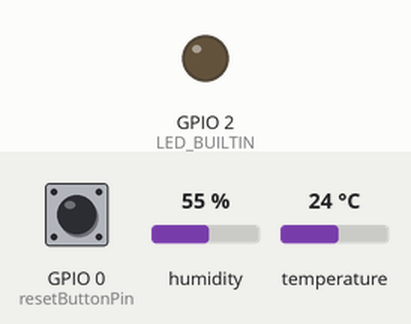
Simulated run of this program. Board: ESP32. Parts: output pins drawn as LEDs (lit = HIGH). Inputs (shaded band) come from the test bench; at power-on: GPIO 0 (resetButtonPin) HIGH, humidity 55 %, temperature 24 °C. WiFi joins after 1.5 s; servers stay silent unless stated; random numbers use the default seed unless the program sets one; no MQTT or app messages arrive unless stated; what the program prints to the serial monitor is not drawn.

Above: at 17.2 s.
At 30.29 s:
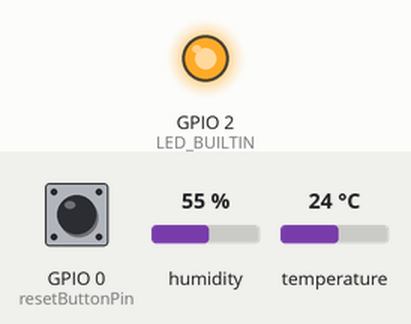
Timing chart, 0 to 43.6 s (numbered marks = the images above):
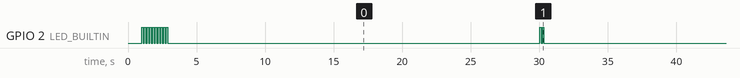

Measured:
- by itself, GPIO 2 (LED_BUILTIN): repeats every 27.4 s: LOW 27.1 s, HIGH 0.10 s, LOW 0.10 s, HIGH 0.10 s

The program:

main.cpp
```cpp
#include <Arduino.h>
#include <WiFi.h>
#include <WiFiManager.h>
#include <DHT.h>
#include <ArduinoJson.h>
#include <PubSubClient.h>

// DHT传感器配置
#define DHTPIN 4     // 连接DHT传感器的引脚 (ESP32标准开发板通常使用GPIO4)
#define LED_BUILTIN 2 // 内置LED引脚 (ESP32标准开发板通常使用GPIO2)
#define DHTTYPE DHT22 // DHT 22 (AM2302)
DHT dht(DHTPIN, DHTTYPE);

// MQTT配置
/*
尝试连接MQTT服务器...连接失败, rc=-2 5秒后重试...
解决方案如下：
打开控制面板 > 系统和安全 > Windows Defender 防火墙
点击"启用或关闭Windows Defender防火墙"
对所有网络类型选择"关闭防火墙"
点击"确定"保存
*/
const char* mqtt_server = "192.168.124.1"; // 本地MQTT服务器
// const char* mqtt_server = "test.mosquitto.org"; // 本地MQTT服务器

const int mqtt_port = 1883;
const char* mqtt_topic = "data/pub"; // 与backend配置保持一致
const char* mqtt_client_id = "ESP32_TempHum_Client";
const char* mqtt_username = ""; // 如果需要认证，请设置用户名
const char* mqtt_password = ""; // 如果需要认证，请设置密码

// WiFi客户端和MQTT客户端
WiFiClient espClient;
PubSubClient client(espClient);

// 数据发送间隔(毫秒)
const unsigned long sendInterval = 30000; // 30秒
unsigned long lastSendTime = 0;

// 设备重置按钮引脚
const int resetButtonPin = 0; // ESP32上的BOOT按钮通常连接到GPIO0

// 模拟数据配置
bool useSimulatedData = false; // 设置为true使用模拟数据，false使用真实传感器数据
float baseTemperature = 25.0;  // 基础温度值
float baseHumidity = 50.0;     // 基础湿度值

// 函数声明
void setupWiFi();
void reconnectMQTT();
void publishSensorData(float temperature, float humidity);
void checkResetButton();
void blinkLED(int pin, int times, int delayMs);

void setup() {
  Serial.begin(115200);
  delay(1000);

  Serial.println("\n温湿度监测系统启动中...");

  // 设置内置LED
  pinMode(LED_BUILTIN, OUTPUT);

  // 设置重置按钮
  pinMode(resetButtonPin, INPUT);

  // 初始化DHT传感器
  dht.begin();

  // 设置WiFi
  setupWiFi();

  // 设置MQTT服务器
  client.setServer(mqtt_server, mqtt_port);

  Serial.println("系统初始化完成");
}

void loop() {
  // 检查WiFi连接
  if (WiFi.status() != WL_CONNECTED) {
    Serial.println("WiFi连接已断开，尝试重新连接...");
    setupWiFi();
  }

  // 检查MQTT连接
  if (!client.connected()) {
    reconnectMQTT();
  }
  client.loop();

  // 检查是否需要重置WiFi配置
  checkResetButton();

  unsigned long currentMillis = millis();

  // 检查是否到达发送间隔
  if (currentMillis - lastSendTime >= sendInterval) {
    lastSendTime = currentMillis;

    float humidity, temperature;

    if (useSimulatedData) {
      // 生成模拟数据
      temperature = baseTemperature + random(-20, 20) / 10.0; // 温度在基础值±2°C范围内波动
      humidity = baseHumidity + random(-100, 100) / 10.0;     // 湿度在基础值±10%范围内波动

      // 确保湿度在合理范围内
      humidity = constrain(humidity, 0, 100);

      Serial.println("使用模拟数据:");
    } else {
      // 读取真实传感器数据
      humidity = dht.readHumidity();
      temperature = dht.readTemperature();

      // 检查读取是否成功
      if (isnan(humidity) || isnan(temperature)) {
        Serial.println("无法从DHT传感器读取数据! 切换到模拟数据...");
        // 如果读取失败，使用模拟数据
        temperature = baseTemperature + random(-20, 20) / 10.0;
        humidity = baseHumidity + random(-100, 100) / 10.0;
        humidity = constrain(humidity, 0, 100);
      } else {
        Serial.println("使用传感器数据:");
      }
    }

    Serial.print("温度: ");
    Serial.print(temperature);
    Serial.print(" °C, 湿度: ");
    Serial.print(humidity);
    Serial.println(" %");

    // 发布数据到MQTT
    publishSensorData(temperature, humidity);
  }

  // 短暂延时
  delay(100);
}

void setupWiFi() {
  // WiFiManager
  WiFiManager wifiManager;

  // 设置超时时间
  wifiManager.setConfigPortalTimeout(180); // 3分钟超时

  // 设置AP名称
  String apName = "TempHum_" + String(ESP.getEfuseMac(), HEX);

  // 闪烁LED指示WiFi配置模式
  blinkLED(LED_BUILTIN, 10, 100);

  Serial.println("启动WiFi配置门户...");
  Serial.println("请连接到AP: " + apName);
  Serial.println("然后访问: 192.168.4.1 进行WiFi配置");

  // 启动配置门户
  if (!wifiManager.autoConnect(apName.c_str())) {
    Serial.println("WiFi配置超时，重启设备...");
    delay(3000);
    ESP.restart();
  }

  Serial.println("WiFi已连接");
  Serial.print("IP地址: ");
  Serial.println(WiFi.localIP());
}

void reconnectMQTT() {
  // 尝试连接MQTT服务器
  while (!client.connected()) {
    Serial.print("尝试连接MQTT服务器...");

    // 尝试连接
    bool connected = false;
    if (mqtt_username[0] != '\0') {
      connected = client.connect(mqtt_client_id, mqtt_username, mqtt_password);
    } else {
      connected = client.connect(mqtt_client_id);
    }

    if (connected) {
      Serial.println("已连接");
      // 连接成功后发布一条上线消息
      client.publish("mySmartHome/device/status", "TempHum device online");
    } else {
      Serial.print("连接失败, rc=");
      Serial.print(client.state());
      Serial.println(" 5秒后重试...");
      delay(5000);
    }
  }
}

void publishSensorData(float temperature, float humidity) {
  // 创建JSON数据
  StaticJsonDocument<200> doc;
  doc["deviceId"] = mqtt_client_id;
  doc["temperature"] = temperature;
  doc["humidity"] = humidity;
  doc["timestamp"] = millis();

  char jsonBuffer[200];
  serializeJson(doc, jsonBuffer);

  // 发布到MQTT主题
  if (client.publish(mqtt_topic, jsonBuffer)) {
    Serial.println("数据发布成功");
    // 闪烁LED指示发送成功
    blinkLED(LED_BUILTIN, 2, 100);
  } else {
    Serial.println("数据发布失败");
  }
}

void checkResetButton() {
  // 检查重置按钮是否长按
  if (digitalRead(resetButtonPin) == LOW) {
    unsigned long pressStartTime = millis();

    // 等待按钮释放或超时
    while (digitalRead(resetButtonPin) == LOW) {
      // 如果按下超过5秒
      if (millis() - pressStartTime > 5000) {
        Serial.println("重置按钮长按，清除WiFi配置...");

        // 闪烁LED指示重置
        blinkLED(LED_BUILTIN, 20, 50);

        // 重置WiFi设置
        WiFiManager wifiManager;
        wifiManager.resetSettings();

        Serial.println("WiFi配置已清除，重启设备...");
        delay(1000);
        ESP.restart();
      }
      delay(100);
    }
  }
}

void printNetworkInfo() {
    Serial.println("--- 网络诊断信息 ---");
    Serial.print("WiFi状态: ");
    switch(WiFi.status()) {
        case WL_CONNECTED: Serial.println("已连接"); break;
        case WL_NO_SHIELD: Serial.println("无WiFi模块"); break;
        case WL_IDLE_STATUS: Serial.println("空闲状态"); break;
        case WL_NO_SSID_AVAIL: Serial.println("SSID不可用"); break;
        case WL_SCAN_COMPLETED: Serial.println("扫描完成"); break;
        case WL_CONNECT_FAILED: Serial.println("连接失败"); break;
        case WL_CONNECTION_LOST: Serial.println("连接丢失"); break;
        case WL_DISCONNECTED: Serial.println("未连接"); break;
        default: Serial.println("未知状态"); break;
    }

    Serial.print("本地IP: ");
    Serial.println(WiFi.localIP());
    Serial.print("网关IP: ");
    Serial.println(WiFi.gatewayIP());
    Serial.print("DNS IP: ");
    Serial.println(WiFi.dnsIP());

    Serial.print("MQTT服务器: ");
    Serial.print(mqtt_server);
    Serial.print(":");
    Serial.println(mqtt_port);
    Serial.println("-------------------");
}

void blinkLED(int pin, int times, int delayMs) {
  for (int i = 0; i < times; i++) {
    digitalWrite(pin, HIGH);
    delay(delayMs);
    digitalWrite(pin, LOW);
    delay(delayMs);
  }
}
```
